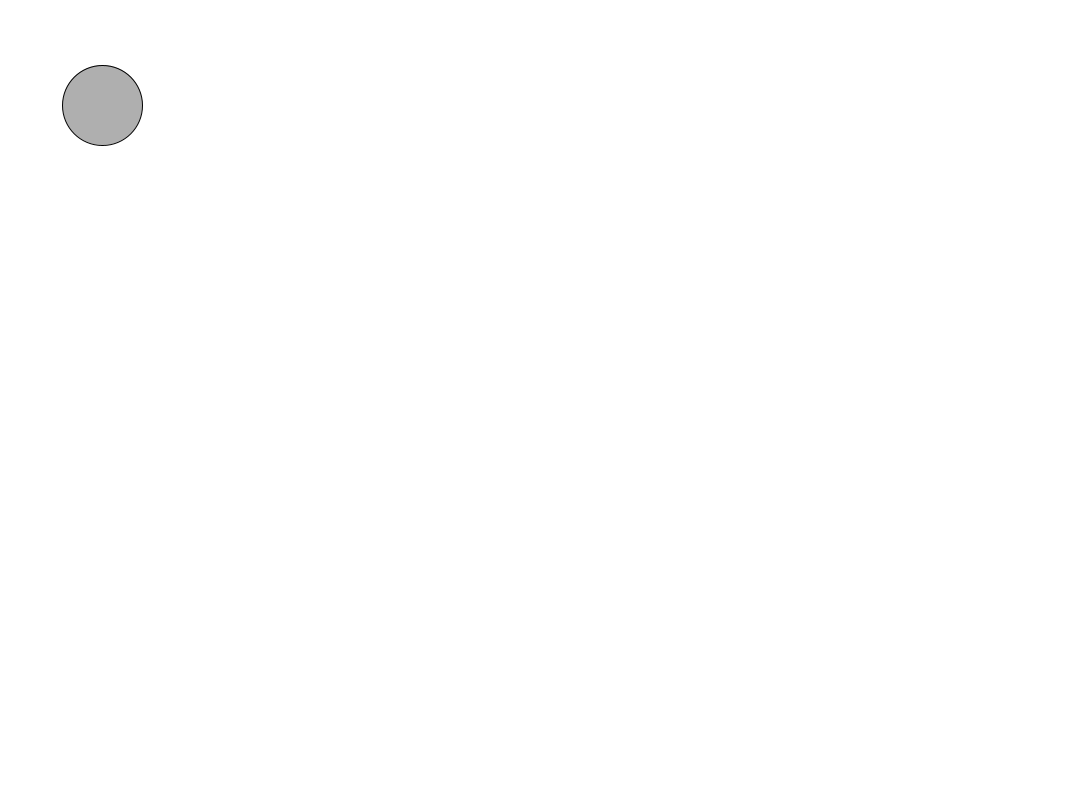
Frame 1 (no input)
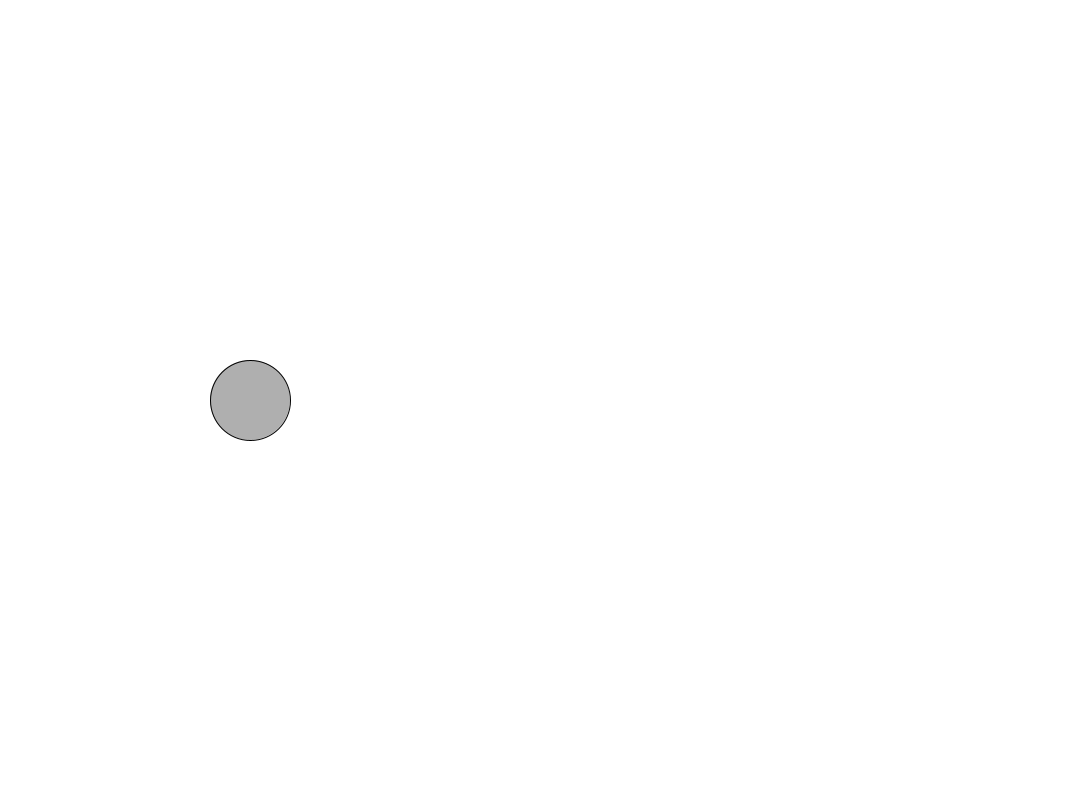
Frame 60 (the mouse pressed at the canvas centre just before this capture)
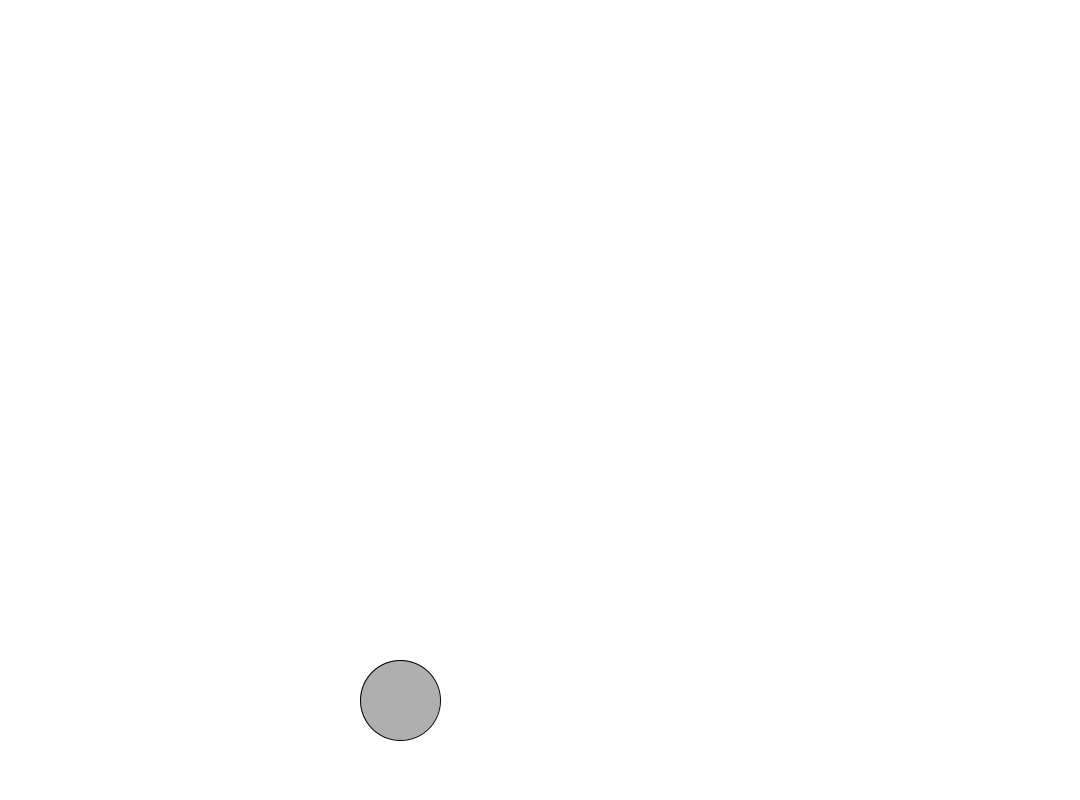
Frame 120 (the mouse held since frame 60 and released just before this capture)

The Processing sketch that drew these frames (run headless with seeded random() and noise(); from frame 60 on, the mouse is pressed at the canvas centre):

// Processing sketch: bouncingBallVectors
// ── bouncingBallVectors.pde
PVector location;
PVector velocity;

void setup() {
  size(1080,800);
  background(255);
  location = new PVector(100,100);
  velocity = new PVector(2.5,5);
}

void draw() {
  background(255);
  location.add(velocity);
  if ((location.x > width) || (location.x < 0)) {
    velocity.x = velocity.x * -1;
  }
  if ((location.y > height) || (location.y < 0)) {
    velocity.y = velocity.y * -1;
  }
  stroke(0);
  fill(175);
  ellipse(location.x,location.y,80,80);
}
